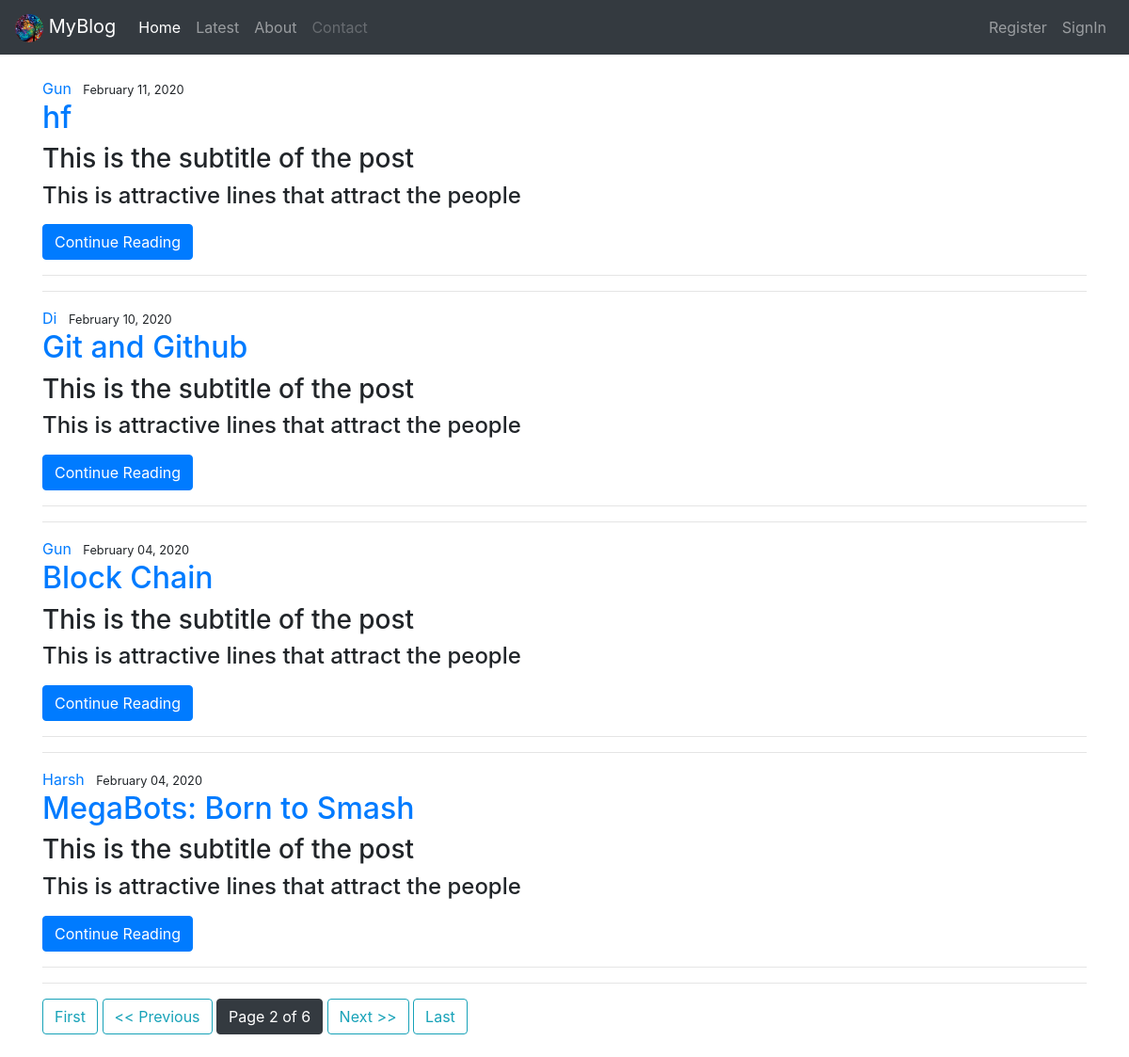
The app's page /latest/?page=2 with its own data.
### Blog/models.py (models this page shows, shortened)
class Post(models.Model):
    title=models.CharField(max_length=50)
    sub_title=models.CharField(default="This is the subtitle of the post ",max_length=150)
    attractiv_lines=models.TextField(default="This is attractive lines that attract the people ",max_length=1000)
    content=models.TextField(max_length=4000)
    date_posted=models.DateTimeField(default=timezone.now)
    blog_image=models.ImageField(default='profile_icon.png',upload_to='profile_pics')
    blog_image_1=models.ImageField(default='default.jpg',upload_to='media/blog_pics')
    author =models.ForeignKey(User,on_delete=models.CASCADE)   #this for if we delete the user the post will also deleted and not vice versa

### Blog/views.py (the view)
# urls.py: path('latest/', PostListView.as_view(), name='latest'),
class PostListView(ListView):
    model = Post
    template_name = 'blog/latest.html'
    context_object_name = 'posts'
    ordering = ['-date_posted']
    paginate_by = 4

### Blog/templates/Blog/latest.html (shortened to what this page needs)
<!DOCTYPE html>
{% extends 'Blog/base.html'%}
{% load static %}
{% block body %}
<br>
<div class="container">
    {% for post in posts %}
        <article class="'media content-section">
            <div class="media-body">
                <div class="article-metadata">
                    <a class="mr-2" href="{% url 'user-posts' post.author.username %}">{{ post.author }}</a>
                    <small class="'text-muted">{{ post.date_posted|date:"F d, Y" }}</small>
                </div>
            </div>
            <h2><a class="'article-title" href="{% url 'post-detail' post.id %}">{{ post.title }}</a> </h2>
                <h3>{{ post.sub_title }}</h3>
              <h4>{{ post.attractiv_lines }}</h4>
            <a href="{% url 'post-detail' post.id%}" class="btn btn-primary">Continue Reading</a>
            <br>
         </article>
    <hr class="dash">
    <hr class="dash">
    {% endfor %}
     {% if is_paginated %}
       {%if page_obj.has_previous %}
            <a class="btn btn-outline-info mb-4" href="?page=1"> First</a>
            <a class="btn btn-outline-info mb-4" href="?page={{  page_obj.previous_page_number }}"><< Previous</a>
       {% endif %}
       {% if page_obj.has_next %}
                <span class="btn btn-dark mb-4">
                    Page {{ page_obj.number }} of {{ page_obj.paginator.num_pages }}
                </span>
          <a class="btn btn-outline-info mb-4" href="?page={{ page_obj.next_page_number}}">Next >></a>
          <a class="btn btn-outline-info mb-4" href="?page={{ page_obj.paginator.num_pages}}">Last </a>
       {% endif %}
    {% endif %}
</div>
{% endblock %}

### records on screen
Post: author "Gun", date_posted "February 11, 2020", title "hf", sub_title "This is the subtitle of the post", attractiv_lines "This is attractive lines that attract the people"
Post: author "Di", date_posted "February 10, 2020", title "Git and Github", sub_title "This is the subtitle of the post", attractiv_lines "This is attractive lines that attract the people"
Post: author "Gun", date_posted "February 04, 2020", title "Block Chain", sub_title "This is the subtitle of the post", attractiv_lines "This is attractive lines that attract the people"
Post: author "Harsh", date_posted "February 04, 2020", title "MegaBots: Born to Smash", sub_title "This is the subtitle of the post", attractiv_lines "This is attractive lines that attract the people"

### other values on screen
{{ page_obj.number }} "2"
{{ page_obj.paginator.num_pages }} "6"
